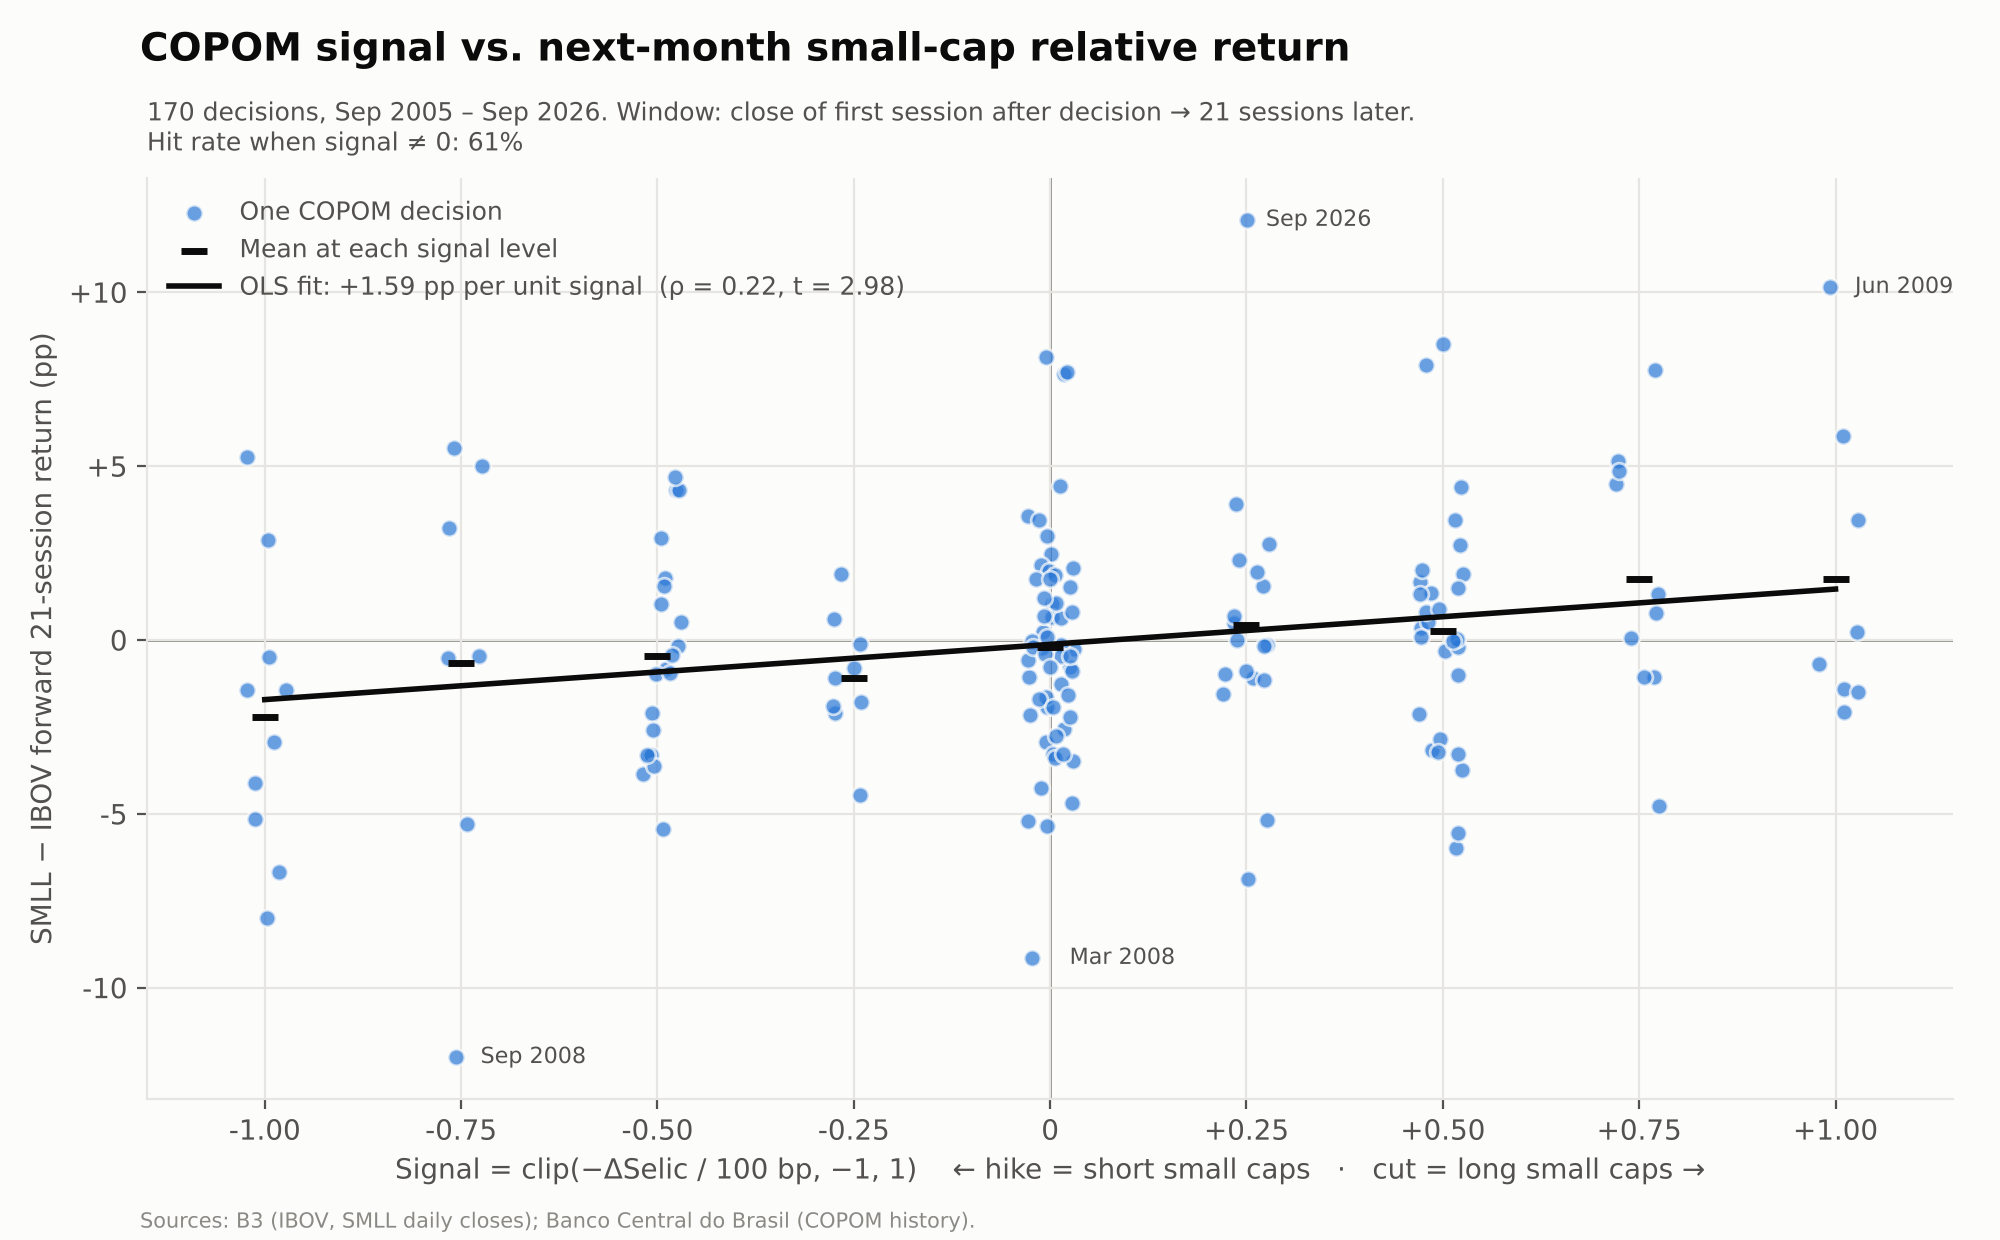

Source code (Python):
"""
Bounded COPOM signal vs. forward 21-session SMLL - IBOV relative return.

Signal: clip(-delta_bp / 100, -1, 1), known after the decision-day close.
Forward return: from the close of the first session after the decision
(the first tradable close) to the close 21 sessions later.
Relative return = SMLL return - IBOV return over that window.
"""
from pathlib import Path

import matplotlib.pyplot as plt
import numpy as np
import pandas as pd

from copom_signal import selic_signal

HERE = Path(__file__).parent
DATA = HERE / "data"
H = 21

px = pd.read_csv(DATA / "indices_daily.csv", index_col="date", parse_dates=True).dropna()
copom = pd.read_csv(DATA / "copom_decisions.csv", parse_dates=["date"])
copom = copom[copom["date"] >= px.index[0]].reset_index(drop=True)
copom["signal"] = selic_signal(copom["delta_bp"])

rows = []
for _, r in copom.iterrows():
    i0 = px.index.searchsorted(r["date"], side="right")  # first session after decision
    if i0 + H >= len(px):
        continue  # forward window not complete yet
    p0, p1 = px.iloc[i0], px.iloc[i0 + H]
    ret = p1 / p0 - 1
    rows.append({"date": r["date"], "delta_bp": r["delta_bp"], "signal": r["signal"],
                 "entry": px.index[i0], "exit": px.index[i0 + H],
                 "fwd21_rel": ret["SMLL"] - ret["IBOV"]})
ev = pd.DataFrame(rows)
ev.to_csv(DATA / "signal_fwd21.csv", index=False)

x, y = ev["signal"].to_numpy(), ev["fwd21_rel"].to_numpy() * 100
n = len(ev)
slope, intercept = np.polyfit(x, y, 1)
corr = np.corrcoef(x, y)[0, 1]
t_stat = corr * np.sqrt((n - 2) / (1 - corr ** 2))
hit = (np.sign(x[x != 0]) == np.sign(y[x != 0])).mean()
grp = ev.groupby("signal")["fwd21_rel"].agg(["count", "mean"])
grp["mean"] *= 100
print(grp.round(2))
print(f"n={n} slope={slope:.2f} pp per unit signal  corr={corr:.3f} t={t_stat:.2f}  hit(non-zero)={hit:.1%}")

# --- plot --------------------------------------------------------------------
INK, INK2, MUTED, GRID, SURF = "#0b0b0b", "#52514e", "#8a8984", "#e6e5e1", "#fcfcfb"
BLUE = "#2a78d6"
plt.rcParams.update({
    "font.family": "DejaVu Sans", "font.size": 10, "text.color": INK,
    "axes.labelcolor": INK2, "xtick.color": INK2, "ytick.color": INK2,
    "axes.edgecolor": GRID, "figure.facecolor": SURF, "axes.facecolor": SURF,
})
fig, ax = plt.subplots(figsize=(10, 6.2), dpi=200)
ax.grid(True, color=GRID, lw=0.8, zorder=0)
ax.axhline(0, color=MUTED, lw=1, zorder=1)
ax.axvline(0, color=MUTED, lw=1, zorder=1)
for s in ("top", "right"):
    ax.spines[s].set_visible(False)

jit = np.random.default_rng(0).uniform(-0.03, 0.03, n)  # signal is discrete
ax.scatter(x + jit, y, s=36, color=BLUE, alpha=0.7, edgecolor=SURF, lw=1, zorder=3,
           label="One COPOM decision")
ax.scatter(grp.index, grp["mean"], s=90, marker="_", color=INK, lw=2.5, zorder=4,
           label="Mean at each signal level")
xs = np.linspace(-1, 1, 50)
ax.plot(xs, slope * xs + intercept, color=INK, lw=2, zorder=4,
        label=f"OLS fit: {slope:+.2f} pp per unit signal  (ρ = {corr:.2f}, t = {t_stat:.2f})")

for _, r in ev.loc[ev["fwd21_rel"].abs().nlargest(4).index].iterrows():
    ax.annotate(r["date"].strftime("%b %Y"), (r["signal"], r["fwd21_rel"] * 100),
                xytext=(7, 0), textcoords="offset points", fontsize=8, color=INK2, va="center")

ax.set_xlim(-1.15, 1.15)
ax.set_xticks(np.arange(-1, 1.01, 0.25))
ax.xaxis.set_major_formatter(plt.FuncFormatter(lambda v, _: f"{v:+.2f}" if v else "0"))
ax.yaxis.set_major_formatter(plt.FuncFormatter(lambda v, _: f"{v:+.0f}" if v else "0"))
ax.set_xlabel("Signal = clip(−ΔSelic / 100 bp, −1, 1)    ← hike = short small caps   ·   cut = long small caps →")
ax.set_ylabel("SMLL − IBOV forward 21-session return (pp)")
ax.legend(loc="upper left", frameon=False, fontsize=9, labelcolor=INK2)

fig.suptitle("COPOM signal vs. next-month small-cap relative return", x=0.07, ha="left",
             fontsize=14, fontweight="bold", y=0.975)
ax.set_title(f"{n} decisions, {ev['date'].min():%b %Y} – {ev['date'].max():%b %Y}. Window: close of first session "
             f"after decision → 21 sessions later.\nHit rate when signal ≠ 0: {hit:.0%}",
             loc="left", fontsize=9, color=INK2, pad=10)
fig.text(0.07, 0.01, "Sources: B3 (IBOV, SMLL daily closes); Banco Central do Brasil (COPOM history).",
         fontsize=7.5, color=MUTED)
fig.tight_layout(rect=(0, 0.02, 1, 1))
out = HERE / "signal_vs_fwd21.png"
fig.savefig(out)
print("saved", out)
